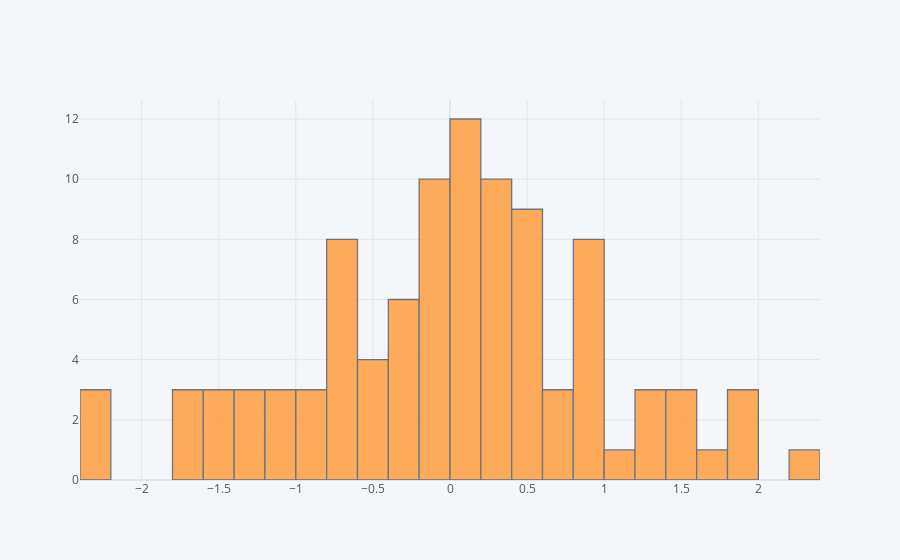

This figure's notebook cell:
### Markdown cell above
# histogram

### Code cell
df['A'].iplot(kind = 'hist',bins = 25)

### Figure 1 — Plotly figure (JSON) as saved in the notebook; plotly's stock layout.template omitted (floating-point values rounded to 4 significant figures)
{"data": [{"histfunc": "count", "histnorm": "", "marker": {"color": "rgba(255, 153, 51, 1.0)", "line": {"color": "#4D5663", "width": 1.3}}, "name": "A", "nbinsx": 25, "opacity": 0.8, "orientation": "v", "type": "histogram", "x": [1.703, 0.05772, 1.807, -0.2851, 0.8448, 1.936, 0.2527, -0.7108, 0.2041, -0.9632, -2.314, 1.85, 0.1158, -1.68, 0.321, -0.02942, 0.9169, 0.5006, 0.4775, -1.445, -0.749, 0.8307, -1.294, 0.5621, 0.8221, -0.7523, -0.2637, 0.5258, 0.941, 0.2318, -0.4, -1.588, 1.312, 0.5278, 0.05599, 0.2276, -1.052, -2.281, -0.1304, -0.1908, 0.249, -0.04472, -0.9701, 1.099, 0.1234, 0.07538, -0.06622, -0.3531, -0.1095, -1.633, -2.217, 0.2727, -0.1455, 0.6511, -0.4401, -0.4561, 0.09969, -0.66, -1.53, -0.6996, 1.466, 0.1441, -0.7928, 0.963, 0.217, -0.0413, 0.6934, 0.1509, -0.5111, 0.7423, -0.279, -0.2144, 1.39, -0.05516, -1.183, 1.515, 0.08103, -1.376, 1.365, 0.1866, 0.1568, 0.2094, -0.03481, 0.9901, 0.4782, -1.376, 0.9824, 0.3534, -0.5787, 0.4663, -1.099, 0.4574, -1.667, 0.1326, -0.7662, -0.603, 2.324, 0.5191, 1.585, -0.814]}], "layout": {"barmode": "overlay", "legend": {"bgcolor": "#F5F6F9", "font": {"color": "#4D5663"}}, "paper_bgcolor": "#F5F6F9", "plot_bgcolor": "#F5F6F9", "title": {"font": {"color": "#4D5663"}}, "xaxis": {"gridcolor": "#E1E5ED", "showgrid": true, "tickfont": {"color": "#4D5663"}, "title": {"font": {"color": "#4D5663"}, "text": ""}, "zerolinecolor": "#E1E5ED"}, "yaxis": {"gridcolor": "#E1E5ED", "showgrid": true, "tickfont": {"color": "#4D5663"}, "title": {"font": {"color": "#4D5663"}, "text": ""}, "zerolinecolor": "#E1E5ED"}}}
